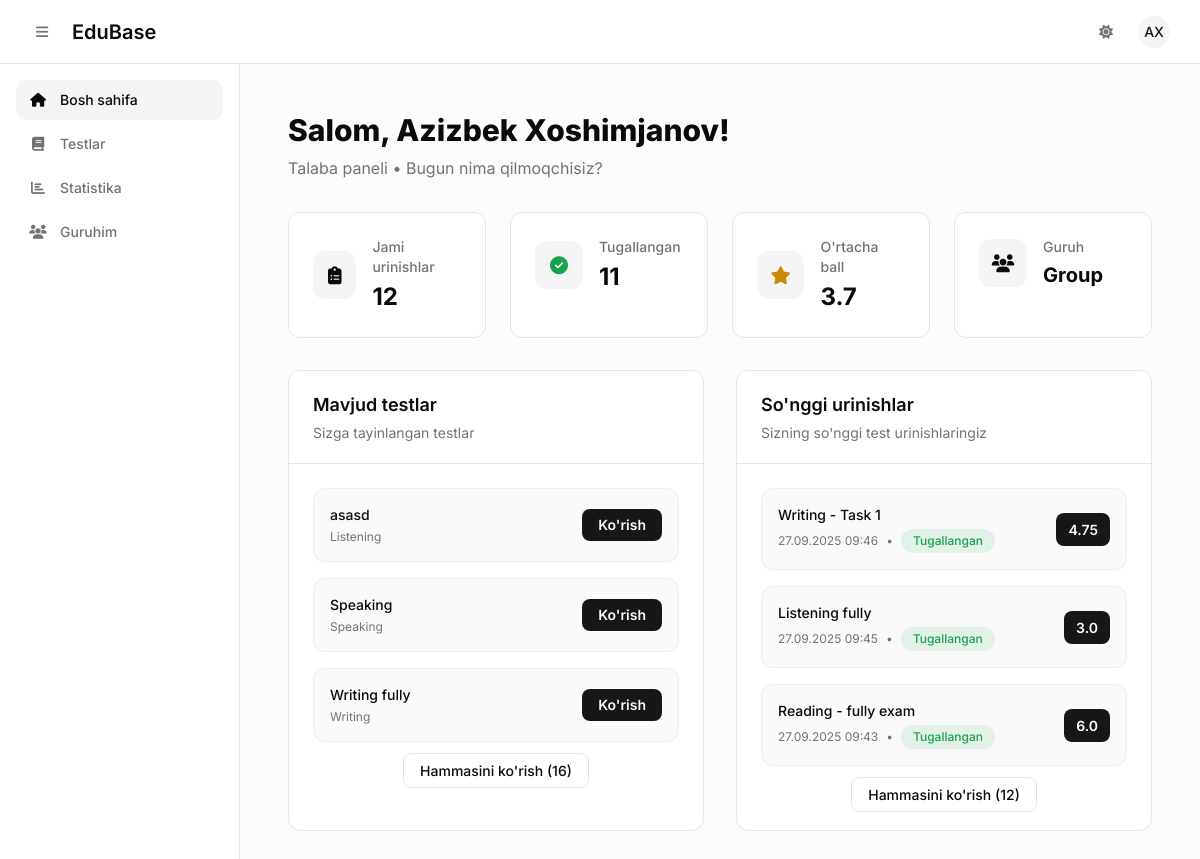
The page /student/ (signed in) on the database as committed earlier.
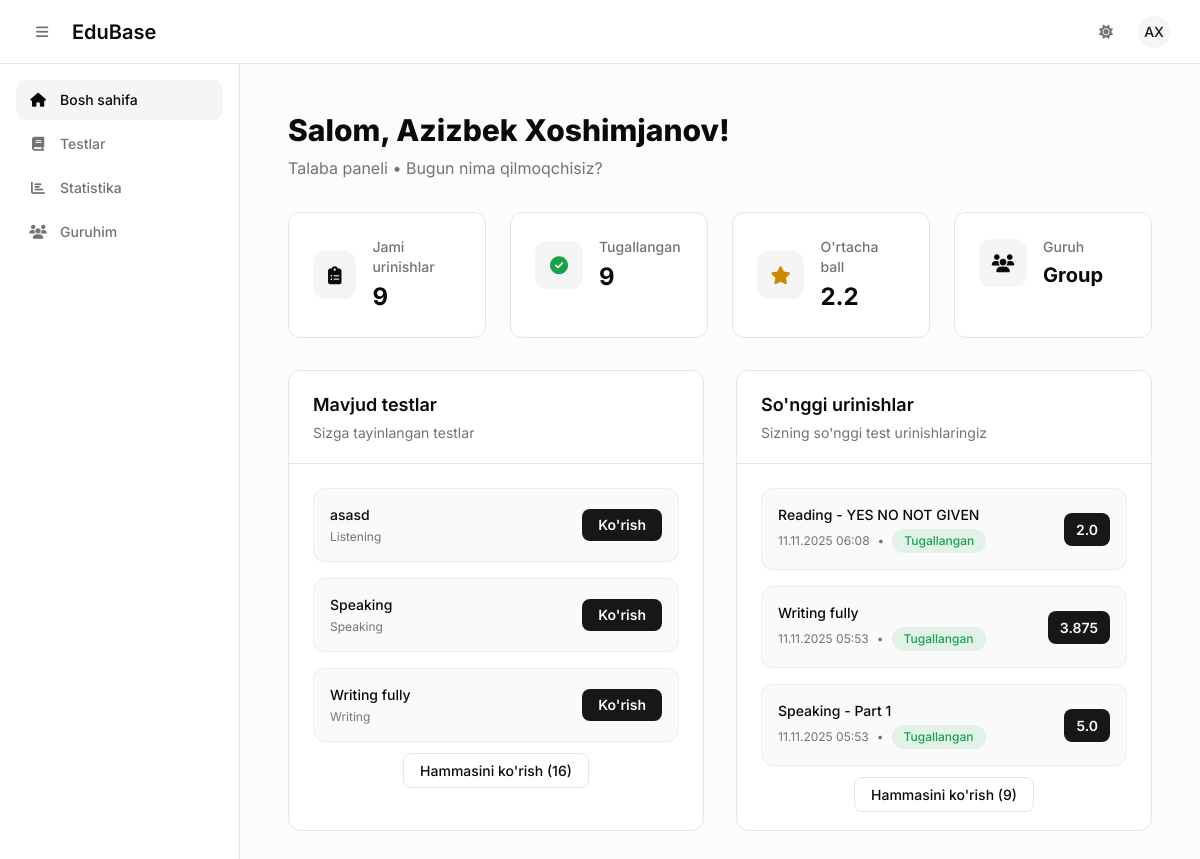
The same page on the database as committed later.
### exams/models.py (models this page shows, shortened)
class ExamAssignment(models.Model):
    exam = models.ForeignKey(Exam, on_delete=models.CASCADE, related_name='assignments')
    group = models.ForeignKey(Group, on_delete=models.CASCADE, blank=True, null=True)
    all_groups = models.BooleanField(default=False)
    assigned_at = models.DateTimeField(auto_now_add=True)
    class Meta:
        unique_together = ['exam', 'group']

class Exam(models.Model):
    LISTENING = "listening"
    READING = "reading"
    WRITING = "writing"
    SPEAKING = "speaking"
    SECTION_TYPES = [
        (LISTENING, "Listening"),
        (READING, "Reading"),
        (WRITING, "Writing"),
        (SPEAKING, "Speaking"),
    ]
    title = models.CharField(max_length=255)
    section_type = models.CharField(max_length=20, choices=SECTION_TYPES)
    description = models.TextField(blank=True)
    time_limit = models.PositiveIntegerField(default=60, help_text="Time in minutes")
    is_published = models.BooleanField(default=False)
    created_at = models.DateTimeField(auto_now_add=True)

### attempts/models.py (models this page shows, shortened)
class Attempt(models.Model):
    STATUS_CHOICES = [
        ('in_progress', 'Jarayonda'),
        ('submitted', 'Yuborilgan'),
        ('completed', 'Yakunlangan'),
    ]
    exam = models.ForeignKey(Exam, on_delete=models.CASCADE, related_name='attempts')
    student = models.ForeignKey(User, on_delete=models.CASCADE, related_name='attempts')
    group = models.ForeignKey(Group, on_delete=models.CASCADE, null=True, blank=True)
    status = models.CharField(max_length=20, choices=STATUS_CHOICES, default='in_progress')
    reading_score = models.FloatField(null=True, blank=True)
    listening_score = models.FloatField(null=True, blank=True)
    writing_score = models.FloatField(null=True, blank=True)
    speaking_score = models.FloatField(null=True, blank=True)
    total_score = models.FloatField(null=True, blank=True)
    correct_count = models.IntegerField(default=0)
    incorrect_count = models.IntegerField(default=0)
    answers = models.JSONField(default=dict, blank=True)
    started_at = models.DateTimeField(auto_now_add=True)
    submitted_at = models.DateTimeField(null=True, blank=True)
    completed_at = models.DateTimeField(null=True, blank=True)
    created_at = models.DateTimeField(auto_now_add=True)
    updated_at = models.DateTimeField(auto_now=True)
    class Meta:
        unique_together = ['exam', 'student']
        ordering = ['-created_at']

### accounts/views.py (the view)
# urls.py: path('student/', views.student_dashboard, name='student_dashboard'),
@login_required
def student_dashboard(request):
    if request.user.profile.role != 'student':
        return redirect('accounts:dashboard')
    student_group_obj = GroupStudent.objects.select_related(
        'group', 'group__mentor'
    ).filter(student=request.user).first()
    student_group = student_group_obj.group if student_group_obj else None
    if student_group:
        available_exams = ExamAssignment.objects.filter(
            Q(group=student_group) | Q(all_groups=True)
        ).select_related('exam').order_by('-exam__created_at')[:3]
    else:
        available_exams = ExamAssignment.objects.filter(
            all_groups=True
        ).select_related('exam').order_by('-exam__created_at')[:3]
    attempts = Attempt.objects.filter(
        student=request.user
    ).select_related('exam').order_by('-created_at')
    attempts_stats = attempts.aggregate(
        total=Count('id'),
        completed=Count('id', filter=Q(status='completed')),
        avg_score=Avg('total_score', filter=Q(status='completed', total_score__isnull=False))
    )
    recent_attempts = list(attempts[:3])
    available_exams_list = list(available_exams)
    available_exams_total = ExamAssignment.objects.filter(
        Q(group=student_group) | Q(all_groups=True) if student_group else Q(all_groups=True)
    ).count()
    student_attempts_total = Attempt.objects.filter(student=request.user).count()
    context = {
        'student_group': student_group,
        'available_exams': available_exams_list,
        'available_exams_count': available_exams_total,
        'student_attempts': recent_attempts,
        'student_attempts_count': student_attempts_total,
        'total_attempts': attempts_stats['total'],
        'completed_attempts': attempts_stats['completed'],
        'avg_score': round(attempts_stats['avg_score'] or 0, 1),
    }
    return render(request, 'accounts/student_dashboard.html', context)

### templates/accounts/student_dashboard.html (shortened to what the changed rows need)
{% extends 'base.html' %}
{% block content %}
<div class="max-w-7xl mx-auto p-6 space-y-8 fade-in dashboard-content" id="dashboardContent">
    <div class="space-y-2">
        <h1 class="text-3xl font-extrabold text-foreground">Salom, {{ user.get_full_name|default:user.username }}!</h1>
    </div>
    <div class="grid grid-cols-1 sm:grid-cols-2 lg:grid-cols-4 gap-6 stagger" id="statsGrid">
        <div class="card rounded-2xl p-6 card-hover">
            <div class="flex items-center space-x-4">
                <div>
                    <p class="text-sm font-medium text-muted">Jami urinishlar</p>
                    <p class="text-2xl font-bold text-foreground mt-1">{{ total_attempts|default:"0" }}</p>
                </div>
            </div>
        </div>
        <div class="card rounded-2xl p-6 card-hover">
            <div class="flex items-center space-x-4">
                <div>
                    <p class="text-sm font-medium text-muted">Tugallangan</p>
                    <p class="text-2xl font-bold text-foreground mt-1">{{ completed_attempts|default:"0" }}</p>
                </div>
            </div>
        </div>
        <div class="card rounded-2xl p-6 card-hover">
            <div class="flex items-center space-x-4">
                <div>
                    <p class="text-sm font-medium text-muted">O'rtacha ball</p>
                    <p class="text-2xl font-bold text-foreground mt-1">{{ avg_score|floatformat:1|default:"—" }}</p>
                </div>
            </div>
        </div>
    </div>
    <div class="grid grid-cols-1 lg:grid-cols-2 gap-8">
        <div class="card rounded-2xl overflow-hidden">
            <div class="p-6 space-y-4" id="availableExams">
                {% if available_exams %}
                    {% for assignment in available_exams %}
                    <div class="flex items-center justify-between p-4 bg-muted/50 rounded-xl border border-border/50 card-hover group">
                        <div class="flex-1 min-w-0">
                            <p class="text-sm font-medium text-foreground truncate">{{ assignment.exam.title }}</p>
                            <p class="text-xs text-muted mt-1">{{ assignment.exam.get_section_type_display }}</p>
                        </div>
                        <a href="{% url 'exam_detail' assignment.exam.id %}"
                           class="btn-primary text-xs px-3 py-1.5 rounded-lg group-hover:scale-105 transition-transform">
                            Ko'rish
                        </a>
                    </div>
                    {% endfor %}
                {% else %}
                    <div class="empty-state">
                        <div class="empty-state-icon"><i class="fas fa-book-open text-xl"></i></div>
                        <p class="text-muted">Hozircha mavjud testlar yo'q.</p>
                    </div>
                {% endif %}
            </div>
        </div>
        <div class="card rounded-2xl overflow-hidden">
            <div class="p-6 space-y-4" id="recentAttempts">
                {% if student_attempts %}
                    {% for attempt in student_attempts %}
                    <div class="flex items-center justify-between p-4 bg-muted/50 rounded-xl border border-border/50 card-hover group">
                        <div class="flex-1 min-w-0">
                            <p class="text-sm font-medium text-foreground truncate">{{ attempt.exam.title }}</p>
                            <div class="flex items-center gap-2 mt-1 text-xs text-muted">
                                <span>{{ attempt.created_at|date:"d.m.Y H:i" }}</span>
                                <span>•</span>
                                {% if attempt.status == 'completed' %}
                                    <span class="badge badge-completed">Tugallangan</span>
                                {% elif attempt.status == 'submitted' %}
                                    <span class="badge badge-review">Tekshirilmoqda</span>
                                {% else %}
                                    <span class="badge badge-pending">Jarayonda</span>
                                {% endif %}
                            </div>
                        </div>
                        {% if attempt.total_score %}
                        <div class="score-badge">{{ attempt.total_score }}</div>
                        {% endif %}
                    </div>
                    {% endfor %}
                    {% if student_attempts_count > 3 %}
                    <div class="text-center mt-4">
                        <a href="{% url 'attempts:my_attempts' %}" class="btn-outline text-sm px-4 py-2 rounded-lg">
                            Hammasini ko'rish ({{ student_attempts_count }})
                        </a>
                    </div>
                    {% endif %}
                {% else %}
                    <div class="empty-state">
                        <div class="empty-state-icon"><i class="fas fa-history text-xl"></i></div>
                        <p class="text-muted">Hozircha urinishlar yo'q.</p>
                    </div>
                {% endif %}
            </div>
        </div>
    </div>
</div>
{% endblock %}

Rows that differ between the two databases and show on the page:
removed Attempt: exam "Writing - Task 1", created_at "27.09.2025 09:46", status "Tugallangan", total_score "4.75"
removed Attempt: exam "Listening fully", created_at "27.09.2025 09:45", status "Tugallangan", total_score "3.0"
removed Attempt: exam "Reading - fully exam", created_at "27.09.2025 09:43", status "Tugallangan", total_score "6.0"
added Attempt: exam "Reading - YES NO NOT GIVEN", created_at "11.11.2025 06:08", status "Tugallangan", total_score "2.0"
added Attempt: exam "Writing fully", created_at "11.11.2025 05:53", status "Tugallangan", total_score "3.875"
added Attempt: exam "Speaking - Part 1", created_at "11.11.2025 05:53", status "Tugallangan", total_score "5.0"
Other text that changed with them:
{{ total_attempts|default:"0" }}: "12" → "9"
{{ completed_attempts|default:"0" }}: "11" → "9"
{{ avg_score|floatformat:1|default:"—" }}: "3.7" → "2.2"
{{ student_attempts_count }}: "12" → "9"
